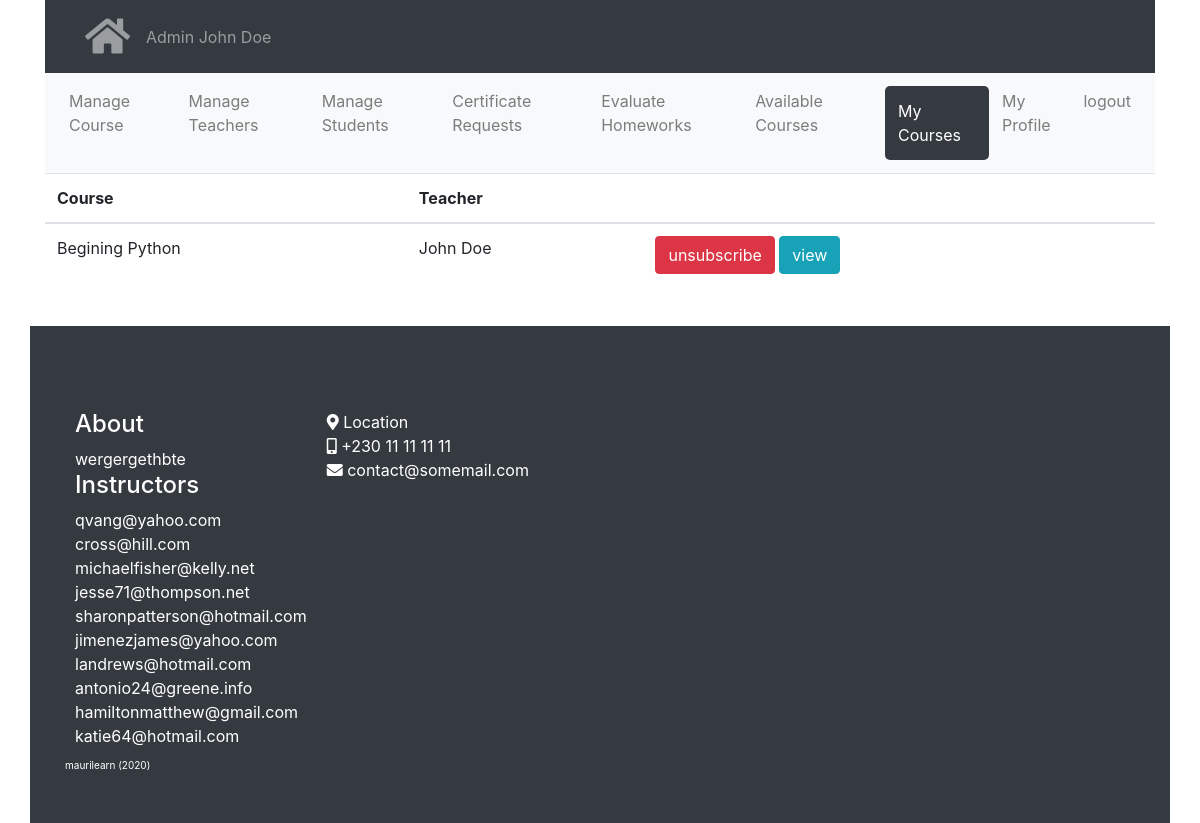
Screenshot of /course/mycourses (signed in) with the database file from the repository.
### modules/auth/models.py (models this page shows, shortened)
class User(UserMixin, db.Model):
    __tablename__ = 'users'
    id = db.Column(db.Integer, primary_key=True)
    email = db.Column(db.String(100))
    password = db.Column(db.String(128))
    name = db.Column(db.String(120))
    role = db.Column(db.String(120))
    courses = db.relationship("Course",
        secondary=course_subs,
        cascade = "all, delete")# !subs- teacher, students
    quiz_histories = db.relationship('QuizHistory', backref='person', lazy=True,
        cascade="all, delete, delete-orphan")
    def delete(self):
        db.session.delete(self)
        db.session.commit()

### modules/course/models.py (models this page shows, shortened)
class Course(db.Model):
    __tablename__ = 'courses'
    id = db.Column(db.Integer, primary_key=True)
    name = db.Column(db.String(100))
    created_date = db.Column(db.DateTime, default=datetime.now())
    teacher_id = db.Column(db.Integer, db.ForeignKey('users.id'),
        nullable=False)
    sections = db.relationship('Section', backref='course', lazy=True,
        cascade="all, delete, delete-orphan")
    def delete(self):
        db.session.delete(self)
        db.session.commit()

### modules/course/view.py (the view)
@course_blueprint.route("/mycourses", methods=['GET', 'POST'])
@login_required
def mycourses():
    context = base_context()
    mycourses = current_user.courses
    context['mycourses'] = mycourses
    context['User'] = User
    return render_template('course/mycourses.html', **context)

### shopyoapi/enhance.py (called while the page is built)
def base_context():
    base_context = {
        'MESSAGE': '',
        'current_user': current_user,
        'User': User
    }
    return base_context.copy()

### modules/course/templates/course/mycourses.html (shortened to what this page needs)
{% extends "base/base.html" %}
{% block content %}
{%set active_page = 'my_courses'%}
{%include 'course/partials/nav.html'%}
<table class="table">
    <thead>
        <tr>
            <th>
                Course
            </th>
            <th>
                Teacher
            </th>
            <th>
            </th>
        </tr>
    </thead>
    <tbody>
        {%for course in mycourses%}
            {%set teacher = User.query.get(course.teacher_id)%}
            <tr>
                <td>
                {{course.name}}
                </td>
                <td>
                {{teacher.name}}
                </td>
                <td>
                    <a
                    class="btn btn-danger"
                    href="{{url_for('course.unsubscribe', course_id=course.id)}}">
                        unsubscribe
                    </a>
                    <a
                    class="btn btn-info"
                    href="{{url_for('course.view', course_id=course.id)}}">
                        view
                    </a>
                </td>
            </tr>
        {%endfor%}
    </tbody>
</table>
{% endblock %}

### modules/base/templates/base/base.html (shortened to what this page needs)
<!DOCTYPE html>
<html>
<head>
    <link rel="stylesheet" href="/static/bootstrap.min.css">
    <link rel="stylesheet" href="/static/fontawesome/css/all.css">
</head>
<body>
<div class="container">
    <nav class="navbar navbar-expand-sm bg-dark navbar-dark">
      <div id="flashed-messages">
    </div>
      <ul class="navbar-nav">
        <li class="nav-item">
          <a class="nav-link" href="/" title="Main Page"><i class="fas fa-home"></i></a>
        </li>
      </ul>
      <ul class="navbar-nav">
        <li class="nav-item">
          <a class="nav-link" href="/" title="Main Page">
            <span style="text-transform:capitalize;">{{current_user.role}}</span> {{current_user.name}}
          </a>
        </li>
      </ul>
    </nav>
    {% block content %}{% endblock %}
</div>
<br>
<footer class="app-footer page-footer bg-dark container" style="">
  <br>
  <div class="row">
    <div class="">
      <h4>About</h4>
      wergergethbte
      <h4>Instructors</h4>
      {%for teacher in User.query.filter(
                (User.role == 'teacher')
                ).all()%}
        {{teacher.email}}<br>
      {%endfor%}
    </div>
    <div class="">
      <i class="fa fa-map-marker-alt"></i> Location <br>
      <i class="fa fa-mobile-alt"></i> +230 11 11 11 11 <br>
      <i class="fa fa-envelope"></i> contact@somemail.com
    </div>
  </div>
  <div class="row app-copyright">
    maurilearn (<span id="year"></span>)
  </div>
</footer>
</body>
</html>

### modules/base/templates/base/base.html (style rules this page uses)
html { scroll-behavior: smooth; }
.nav-link i { font-size: 40px; }
#flashed-messages { padding: 5px; position: fixed; right: 5px; top: 5px; z-index: 10; height: 300px; overflow-y: scroll; }
.app-footer { width: 100% !important; color: white !important; padding: 50px !important; }
.app-footer .row div { margin: 10px !important; }
.app-copyright { font-size: 10px; }

### rows the page displays
User: role "Admin", name "John Doe"
Course: name "Begining Python"
User: email "qvang@yahoo.com"
User: email "cross@hill.com"
User: email "michaelfisher@kelly.net"
User: email "jesse71@thompson.net"
User: email "sharonpatterson@hotmail.com"
User: email "jimenezjames@yahoo.com"
User: email "landrews@hotmail.com"
User: email "antonio24@greene.info"
User: email "hamiltonmatthew@gmail.com"
User: email "katie64@hotmail.com"
